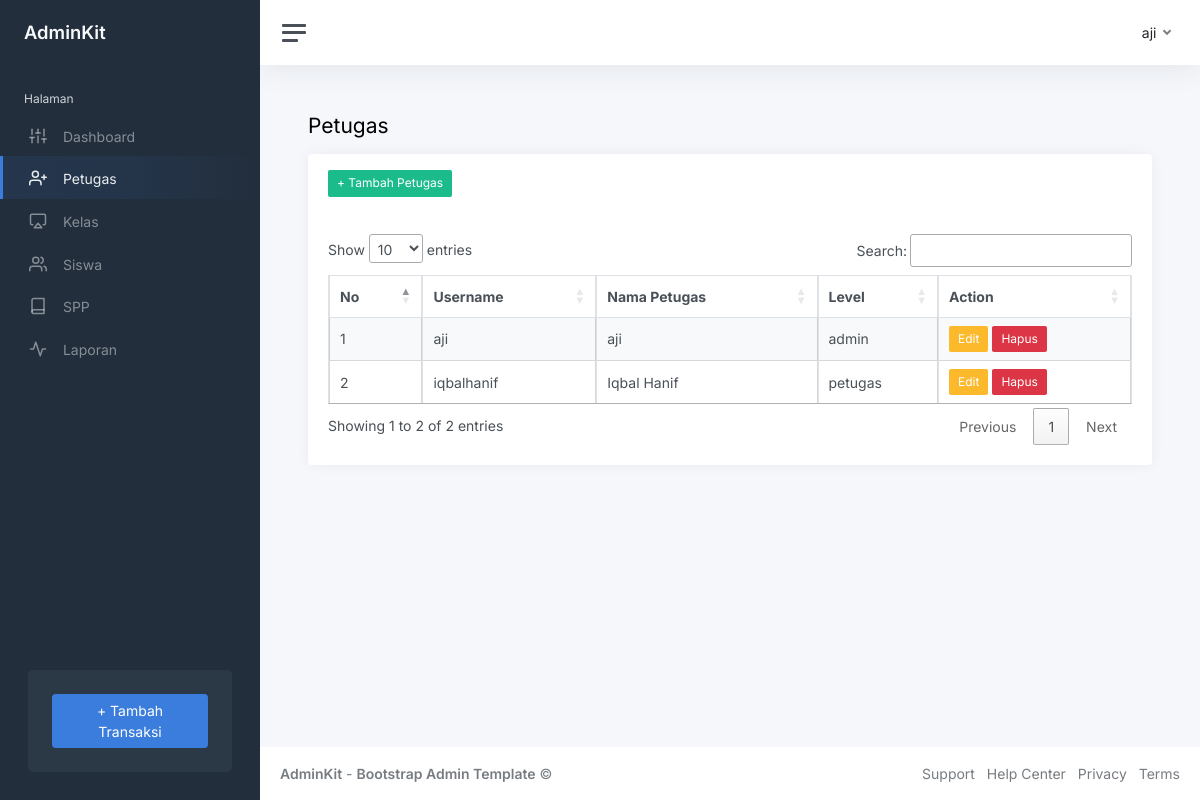
Page /index.php?page=petugas (signed in) on the committed database.
### tables this page shows
CREATE TABLE `petugas` (
  `id_petugas` int(11) NOT NULL,
  `username` varchar(25) NOT NULL,
  `password` varchar(32) NOT NULL,
  `nama_petugas` varchar(35) NOT NULL,
  `level` enum('admin','petugas') NOT NULL
);

### petugas.php (the view, shortened to what this page needs)
<h1 class="h3 mb-3">Petugas</h1>
<div class="row">
    <div class="col-12">
        <div class="card">
            <div class="card-header">
                <button type="button" class="btn btn-success btn-sm" data-bs-toggle="modal" data-bs-target="#tambahpetugas">
                    + Tambah Petugas
                </button>
            </div>
            <div class="card-body">
                <table class="table table-bordered table-striped table-hover cell-border" id="petugas">
                    <thead>
                        <tr>
                            <th>No</th>
                            <th>Username</th>
                            <th>Nama Petugas</th>
                            <th>Level</th>
                            <th>Action</th>
                        </tr>
                    </thead>
                    <tbody>
                        <?php
                        $no = 1;
                        $query = mysqli_query($koneksi, "SELECT * FROM petugas");
                        while ($data = mysqli_fetch_array($query)) {
                        ?>
                            <tr>
                                <td><?php echo $no++ ?></td>
                                <td><?php echo $data['username'] ?></td>
                                <td><?php echo $data['nama_petugas'] ?></td>
                                <td><?php echo $data['level'] ?></td>
                                <td>
                                    <button type="button" class="btn btn-warning btn-sm" data-bs-toggle="modal" data-bs-target="#editPetugas<?php echo $data['id_petugas'] ?>">
                                        Edit
                                    </button>
                                    <button type="button" class="btn btn-danger btn-sm" data-bs-toggle="modal" data-bs-target="#hapusPetugas<?php echo $data['id_petugas'] ?>">
                                        Hapus
                                    </button>
                                </td>
                            </tr>
                        <?php
                        }
                        ?>
                    </tbody>
                </table>
            </div>
        </div>
    </div>
</div>

### rows in the picture
petugas: username "aji", nama_petugas "aji", level "admin"
petugas: username "iqbalhanif", nama_petugas "Iqbal Hanif", level "petugas"

### other values in the picture
$_SESSION['user']['nama_petugas'] "aji"
